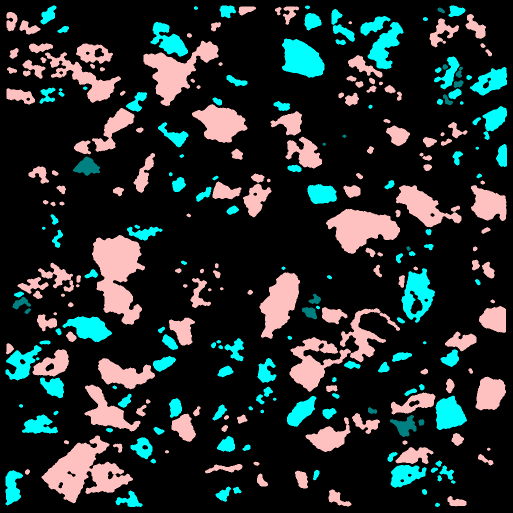
#> input picture size-of-objects/images/33.png, 1025 x 1025 px, found by its file name (shown at 1/2 size)
$ python detect_shapes.py
#> lines starting #> are read from the running program, lines starting #| are printed output that depends on the picture; after the words box and inside, x2 and y2 are one past the last pixel; in counts of white or black regions, pixels touching at a corner belong together
### pyimagesearch/shapedetector.py
# import the necessary packages
import cv2

class ShapeDetector:
	def __init__(self):
		pass

	def detect(self, c):
		# initialize the shape name and approximate the contour
		shape = "unidentified"
		peri = cv2.arcLength(c, True)
		approx = cv2.approxPolyDP(c, 0.04 * peri, True)

		# if the shape is a triangle, it will have 3 vertices
		if len(approx) == 3:
			shape = "triangle"

		# if the shape has 4 vertices, it is either a square or
		# a rectangle
		elif len(approx) == 4:
			# compute the bounding box of the contour and use the
			# bounding box to compute the aspect ratio
			(x, y, w, h) = cv2.boundingRect(approx)
			ar = w / float(h)

			# a square will have an aspect ratio that is approximately
			# equal to one, otherwise, the shape is a rectangle
			shape = "square" if ar >= 0.95 and ar <= 1.05 else "rectangle"

		# if the shape is a pentagon, it will have 5 vertices
		elif len(approx) == 5:
			shape = "pentagon"

		# otherwise, we assume the shape is a circle
		else:
			shape = "circle"

		# return the name of the shape
		return shape

### detect_shapes.py
# USAGE
# python detect_shapes.py --image shapes_and_colors.png

# import the necessary packages
from pyimagesearch.shapedetector import ShapeDetector
import argparse
import imutils
import cv2

# construct the argument parse and parse the arguments
# ap = argparse.ArgumentParser()
# ap.add_argument("-i", "--image", required=True,
# 	help="path to the input image")
# args = vars(ap.parse_args())

# load the image and resize it to a smaller factor so that
# the shapes can be approximated better
# image = cv2.imread(args["image"])
path = "/home/luolu/PycharmProjects/ParticleDetection/size-of-objects/images/33.png"
image = cv2.imread(path)
#> image is the input picture: shape (1025, 1025, 3); mean B, G, R 43.7, 43.7, 35
resized = imutils.resize(image, width=1001)
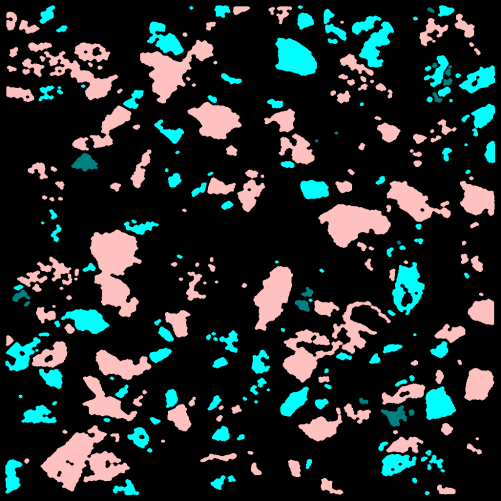
#> resized: shape (1001, 1001, 3) (shown at 1/2 size); mean B, G, R 43.7, 43.7, 35
ratio = image.shape[0] / float(resized.shape[0])
#> ratio = 1.02

# convert the resized image to grayscale, blur it slightly,
# and threshold it
gray = cv2.cvtColor(resized, cv2.COLOR_BGR2GRAY)
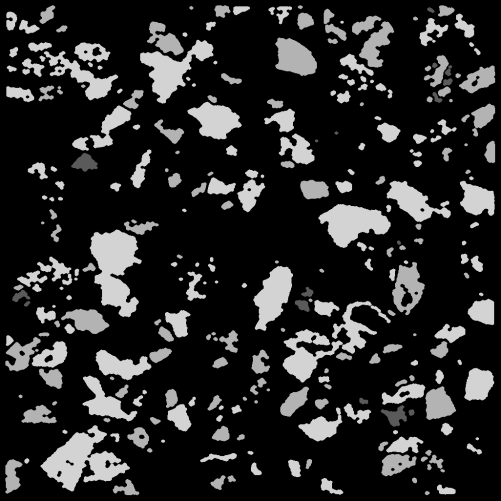
#> gray: shape (1001, 1001) (shown at 1/2 size); min 0, max 211, mean 41.1
blurred = cv2.GaussianBlur(gray, (67, 67), 0)
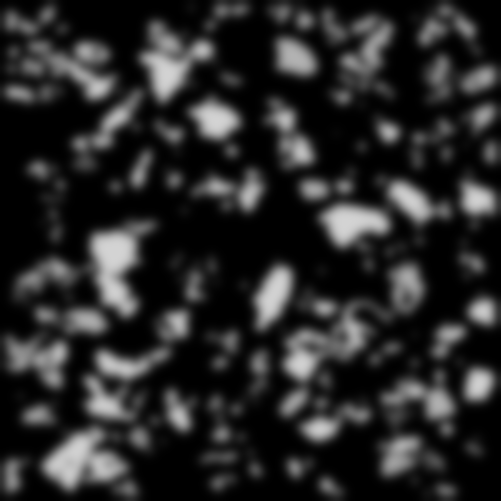
#> blurred: shape (1001, 1001) (shown at 1/2 size); min 0, max 211, mean 41.1
thresh = cv2.threshold(blurred, 60, 255, cv2.THRESH_BINARY)[1]
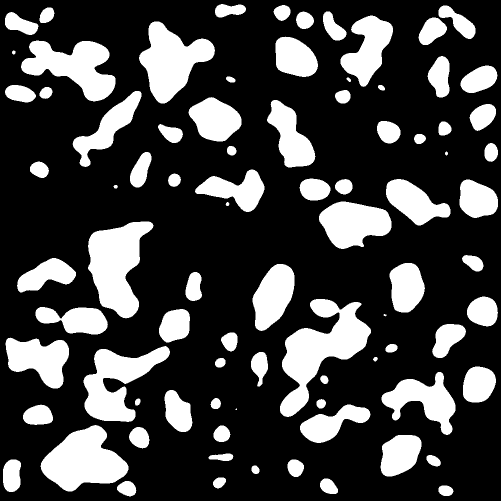
#> thresh: shape (1001, 1001) (shown at 1/2 size); 26% white; 85 white regions (1 under 20 px)

# find contours in the thresholded image and initialize the
# shape detector
cnts = cv2.findContours(thresh.copy(), cv2.RETR_EXTERNAL,
                        cv2.CHAIN_APPROX_SIMPLE)
#> cnts = 85 contours, 2 with area under 20; largest, box (x1, y1, x2, y2) and area: (560, 598, 742, 834) 17516, (176, 443, 307, 637) 14828, (81, 850, 257, 983) 14005, (278, 43, 430, 207) 12774, (167, 692, 340, 844) 12285
cnts = imutils.grab_contours(cnts)
sd = ShapeDetector()

# loop over the contours
for c in cnts:
    # compute the center of the contour, then detect the name of the
    # shape using only the contour
    M = cv2.moments(c)
    cX = int((M["m10"] / M["m00"]) * ratio)
    cY = int((M["m01"] / M["m00"]) * ratio)
    shape = sd.detect(c)

    # multiply the contour (x, y)-coordinates by the resize ratio,
    # then draw the contours and the name of the shape on the image
    c = c.astype("float")
    c *= ratio
    c = c.astype("int")
    cv2.drawContours(image, [c], -1, (0, 255, 0), 2)
    cv2.putText(image, shape, (cX, cY), cv2.FONT_HERSHEY_SIMPLEX,
                0.5, (255, 255, 255), 2)

    # show the output image
    cv2.imshow("Image", image)
    cv2.waitKey(0)
#> this loop made 85 passes
#> (cX, cY, shape, peri in detect) on passes 1, 2, 4, 5, 6, 7, 8, 10, 11, 12, 13, 14: (912, 1004, 'circle', 83.36), (259, 1000, 'pentagon', 111.4), (448, 987, 'circle', 76.18), (522, 961, 'circle', 52.04), (604, 957, 'circle', 109.7), (23, 973, 'circle', 176.2), (887, 943, 'pentagon', 82.43), (818, 930, 'pentagon', 280.8), (285, 895, 'circle', 135.3), (453, 888, 'pentagon', 107.2), (170, 943, 'pentagon', 514.3), (483, 837, 'pentagon', 7.41)
#> (cX, cY, shape, peri in detect, approx in detect, x in detect, y in detect, w in detect) on passes 3, 9, 20, 29, 30, 39: (672, 996, 'rectangle', 108.3, [[641, 963], [648, 983], [675, 984], [659, 958]], 641, 958, 35), (454, 935, 'rectangle', 113.9, [[466, 913], [451, 907], [417, 916], [457, 921]], 417, 907, 50), (363, 843, 'rectangle', 234.7, [[339, 780], [332, 836], [374, 862], [380, 809]], 332, 780, 49), (79, 735, 'rectangle', 436.3, [[13, 679], [23, 740], [124, 769], [127, 681]], 13, 679, 115), (470, 698, 'rectangle', 114.6, [[468, 665], [442, 677], [460, 702], [474, 685]], 442, 665, 33), (832, 587, 'rectangle', 286.5, [[823, 526], [779, 547], [802, 624], [848, 583]], 779, 526, 70)
#> pass 2, `cv2.imshow("Image", image)`:
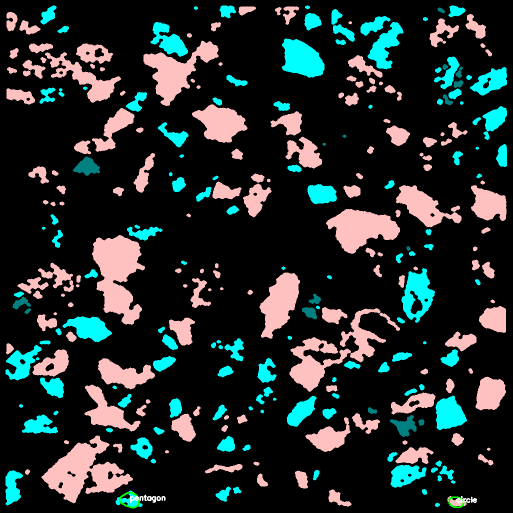
#> window 'Image': shape (1025, 1025, 3) (shown at 1/2 size); mean B, G, R 43.8, 44, 35.1
#> after the loop:
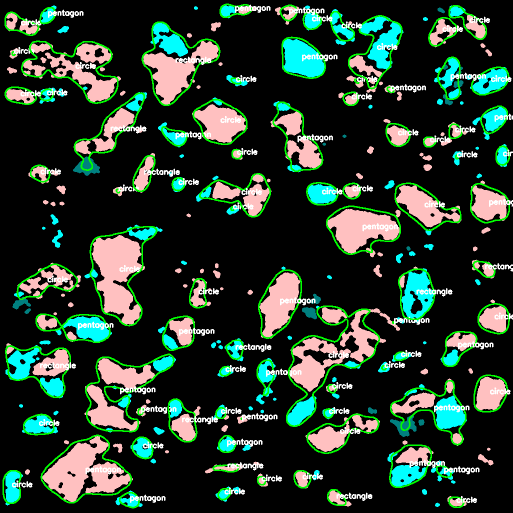
#> image: shape (1025, 1025, 3) (shown at 1/2 size); 8.26% of pixels changed, all inside (x1, y1, x2, y2) = (5, 7, 1025, 1017)

$ run again, with size-of-objects/images/10.png copied over size-of-objects/images/33.png
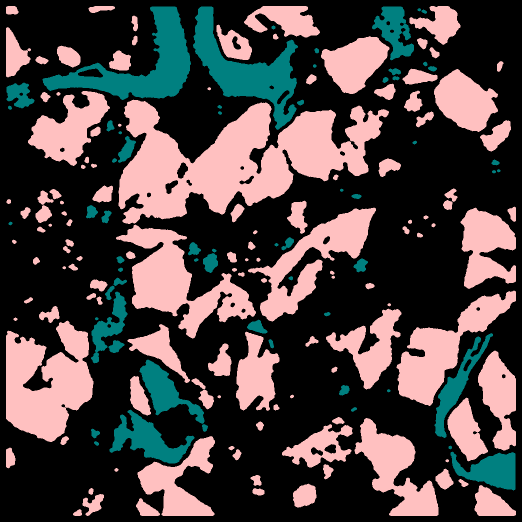
#> input picture size-of-objects/images/10.png, 1044 x 1044 px, found by its file name (shown at 1/2 size)
#> image is the input picture: shape (1044, 1044, 3); mean B, G, R 65.7, 65.7, 74.8
#> `thresh = cv2.threshold(blurred, 60, 255, cv2.THRESH_BINARY)[1]`:
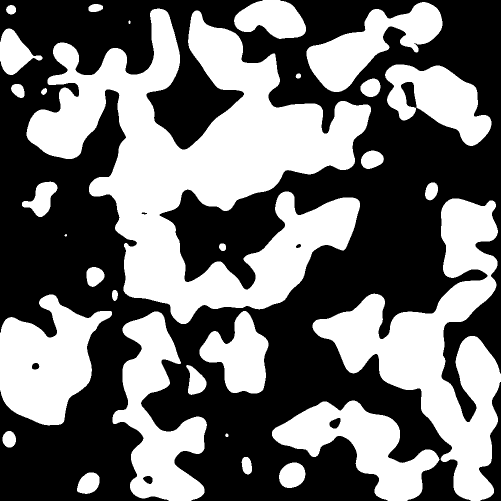
#> thresh: shape (1001, 1001) (shown at 1/2 size); 43.8% white; 30 white regions (1 under 20 px)
#> cnts = 30 contours, 2 with area under 20; largest, box (x1, y1, x2, y2) and area: (53, 17, 742, 648) 182584, (625, 397, 1001, 1001) 78191, (0, 589, 224, 851) 34288, (225, 623, 414, 1001) 33305, (544, 801, 879, 1001) 27846
#> the loop `for c in cnts:` made 30 passes
#> (cX, cY, shape, peri in detect) on passes 2, 3, 4, 5, 6, 8, 9, 10: (609, 991, 'circle', 170), (514, 970, 'circle', 92.18), (472, 907, 'circle', 19.9), (18, 915, 'circle', 97.84), (750, 928, 'circle', 1079.9), (327, 870, 'circle', 1431.2), (499, 742, 'circle', 569.1), (95, 756, 'circle', 986.6)
#> after the loop `for c in cnts:`:
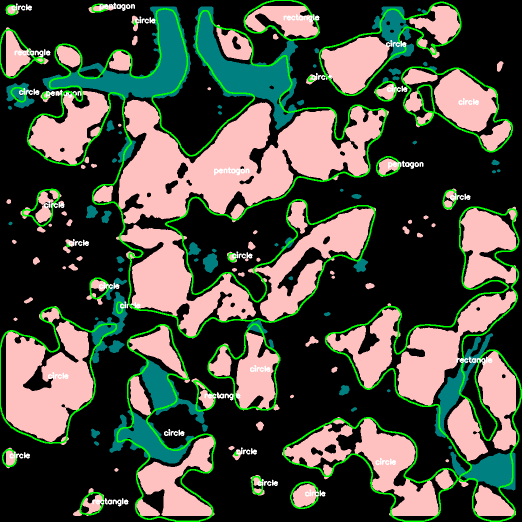
#> image: shape (1044, 1044, 3) (shown at 1/2 size); 6% of pixels changed, all inside (x1, y1, x2, y2) = (0, 0, 1044, 1044)

$ run again, with size-of-objects/images/45.png copied over size-of-objects/images/33.png
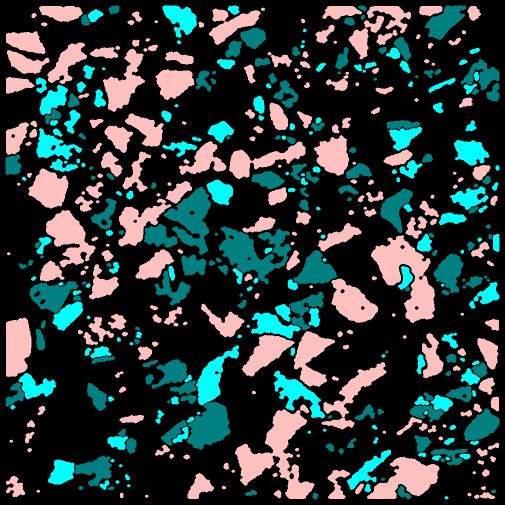
#> input picture size-of-objects/images/45.png, 1010 x 1010 px, found by its file name (shown at 1/2 size)
#> image is the input picture: shape (1010, 1010, 3); mean B, G, R 58.8, 58.8, 42
#> `thresh = cv2.threshold(blurred, 60, 255, cv2.THRESH_BINARY)[1]`:
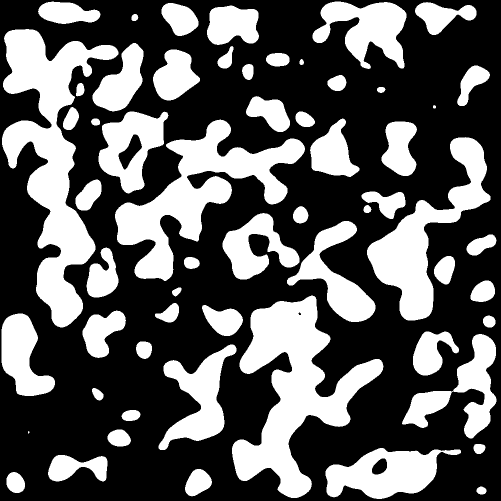
#> thresh: shape (1001, 1001) (shown at 1/2 size); 36.2% white; 59 white regions (1 under 20 px)
#> cnts = 59 contours, 1 with area under 20; largest, box (x1, y1, x2, y2) and area: (4, 58, 237, 655) 50468, (464, 591, 767, 996) 46599, (230, 239, 610, 562) 38048, (734, 274, 981, 641) 27160, (651, 896, 922, 998) 16122
#> the loop `for c in cnts:` made 59 passes
#> (cX, cY, shape, peri in detect) on passes 1 to 8: (971, 989, 'circle', 56.87), (30, 973, 'circle', 128.2), (398, 973, 'circle', 173.6), (153, 943, 'circle', 354.9), (777, 954, 'pentagon', 731), (966, 904, 'circle', 71.7), (57, 871, 'circle', 10.24), (240, 883, 'pentagon', 131.1)
#> after the loop `for c in cnts:`:
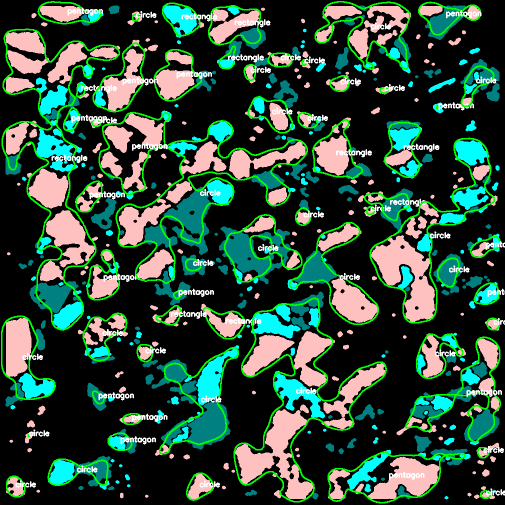
#> image: shape (1010, 1010, 3) (shown at 1/2 size); 8.84% of pixels changed, all inside (x1, y1, x2, y2) = (2, 2, 1010, 1007)
